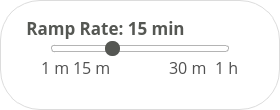
         <widget class="QGroupBox" name="ramp_rate_group">
          <property name="minimumSize">
           <size>
            <width>280</width>
            <height>90</height>
           </size>
          </property>
          <property name="maximumSize">
           <size>
            <width>10000</width>
            <height>10000</height>
           </size>
          </property>
          <property name="font">
           <font>
            <family>Open Sans</family>
            <pointsize>13</pointsize>
            <weight>75</weight>
            <bold>true</bold>
           </font>
          </property>
          <property name="styleSheet">
           <string notr="true">QGroupBox { border: none; background: white; border-radius: 40px; border: 1px solid rgb(220,220,220); }
QGroupBox::title { subcontrol-origin: margin; padding: 0px 8px; left: 16px; top: 16px; color: rgb(85, 87, 83); }
QGroupBox::title:disabled { color: rgb(180,180,180); }</string>
          </property>
          <property name="title">
           <string>Ramp Rate: 15 min</string>
          </property>
          <layout class="QVBoxLayout" name="verticalLayout_15">
           <property name="spacing">
            <number>0</number>
           </property>
           <property name="leftMargin">
            <number>40</number>
           </property>
           <property name="topMargin">
            <number>40</number>
           </property>
           <property name="rightMargin">
            <number>40</number>
           </property>
           <property name="bottomMargin">
            <number>30</number>
           </property>
           <item>
            <layout class="QHBoxLayout" name="horizontalLayout_21">
             <property name="leftMargin">
              <number>10</number>
             </property>
             <property name="rightMargin">
              <number>10</number>
             </property>
             <item>
              <widget class="QSlider" name="ramp_rate_slider">
               <property name="sizePolicy">
                <sizepolicy hsizetype="Expanding" vsizetype="Expanding">
                 <horstretch>0</horstretch>
                 <verstretch>0</verstretch>
                </sizepolicy>
               </property>
               <property name="styleSheet">
                <string notr="true">QSlider {
background: white;
}

QSlider::add-page:horizontal {
background: white;
border: 1px solid rgb(180,180,180);
border-radius: 3px;
}

QSlider::sub-page:horizontal {
background: white;
border: 1px solid rgb(180,180,180);
border-radius: 3px;
}

QSlider::handle:horizontal {
background: rgb(85,87,83);
border-radius: 7px;
}</string>
               </property>
               <property name="minimum">
                <number>0</number>
               </property>
               <property name="maximum">
                <number>90</number>
               </property>
               <property name="singleStep">
                <number>10</number>
               </property>
               <property name="pageStep">
                <number>10</number>
               </property>
               <property name="value">
                <number>30</number>
               </property>
               <property name="orientation">
                <enum>Qt::Horizontal</enum>
               </property>
               <property name="invertedAppearance">
                <bool>false</bool>
               </property>
               <property name="tickPosition">
                <enum>QSlider::NoTicks</enum>
               </property>
               <property name="tickInterval">
                <number>10</number>
               </property>
              </widget>
             </item>
            </layout>
           </item>
           <item>
            <layout class="QHBoxLayout" name="horizontalLayout_11">
             <item alignment="Qt::AlignLeft">
              <widget class="QLabel" name="label_21">
               <property name="font">
                <font>
                 <family>Open Sans</family>
                 <pointsize>12</pointsize>
                </font>
               </property>
               <property name="styleSheet">
                <string notr="true">background: white; color: rgb(80,80,80);</string>
               </property>
               <property name="text">
                <string>1 m</string>
               </property>
              </widget>
             </item>
             <item alignment="Qt::AlignHCenter">
              <widget class="QLabel" name="label_22">
               <property name="font">
                <font>
                 <family>Open Sans</family>
                 <pointsize>12</pointsize>
                </font>
               </property>
               <property name="styleSheet">
                <string notr="true">background: white; color: rgb(80,80,80);</string>
               </property>
               <property name="text">
                <string>15 m       </string>
               </property>
              </widget>
             </item>
             <item alignment="Qt::AlignHCenter">
              <widget class="QLabel" name="label_28">
               <property name="font">
                <font>
                 <family>Open Sans</family>
                 <pointsize>12</pointsize>
                </font>
               </property>
               <property name="styleSheet">
                <string notr="true">background: white; color: rgb(80,80,80);</string>
               </property>
               <property name="text">
                <string>       30 m</string>
               </property>
              </widget>
             </item>
             <item alignment="Qt::AlignRight">
              <widget class="QLabel" name="label_29">
               <property name="font">
                <font>
                 <family>Open Sans</family>
                 <pointsize>12</pointsize>
                </font>
               </property>
               <property name="styleSheet">
                <string notr="true">background: white; color: rgb(80,80,80);</string>
               </property>
               <property name="text">
                <string>1 h</string>
               </property>
              </widget>
             </item>
            </layout>
           </item>
          </layout>
         </widget>
